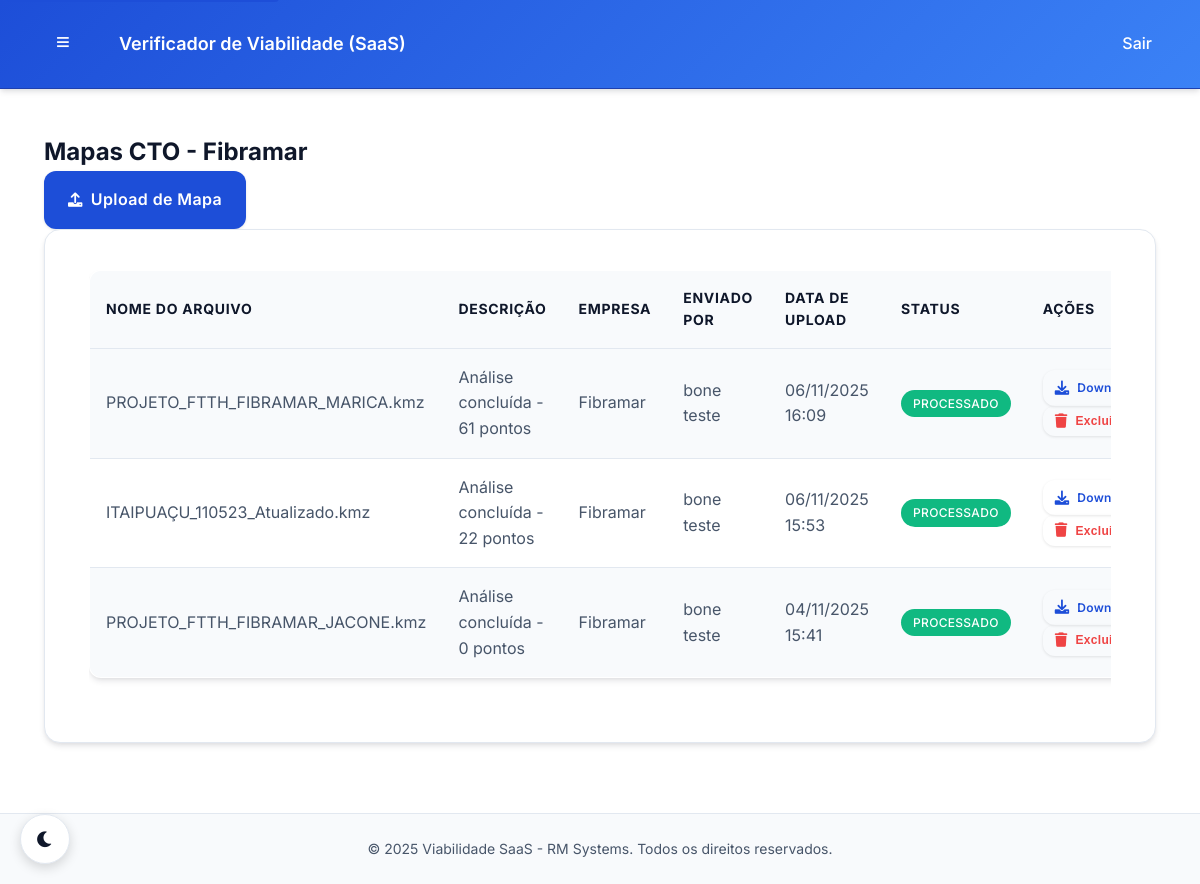
Page /fibramar/painel/mapas/ (signed in) on the earlier database version.
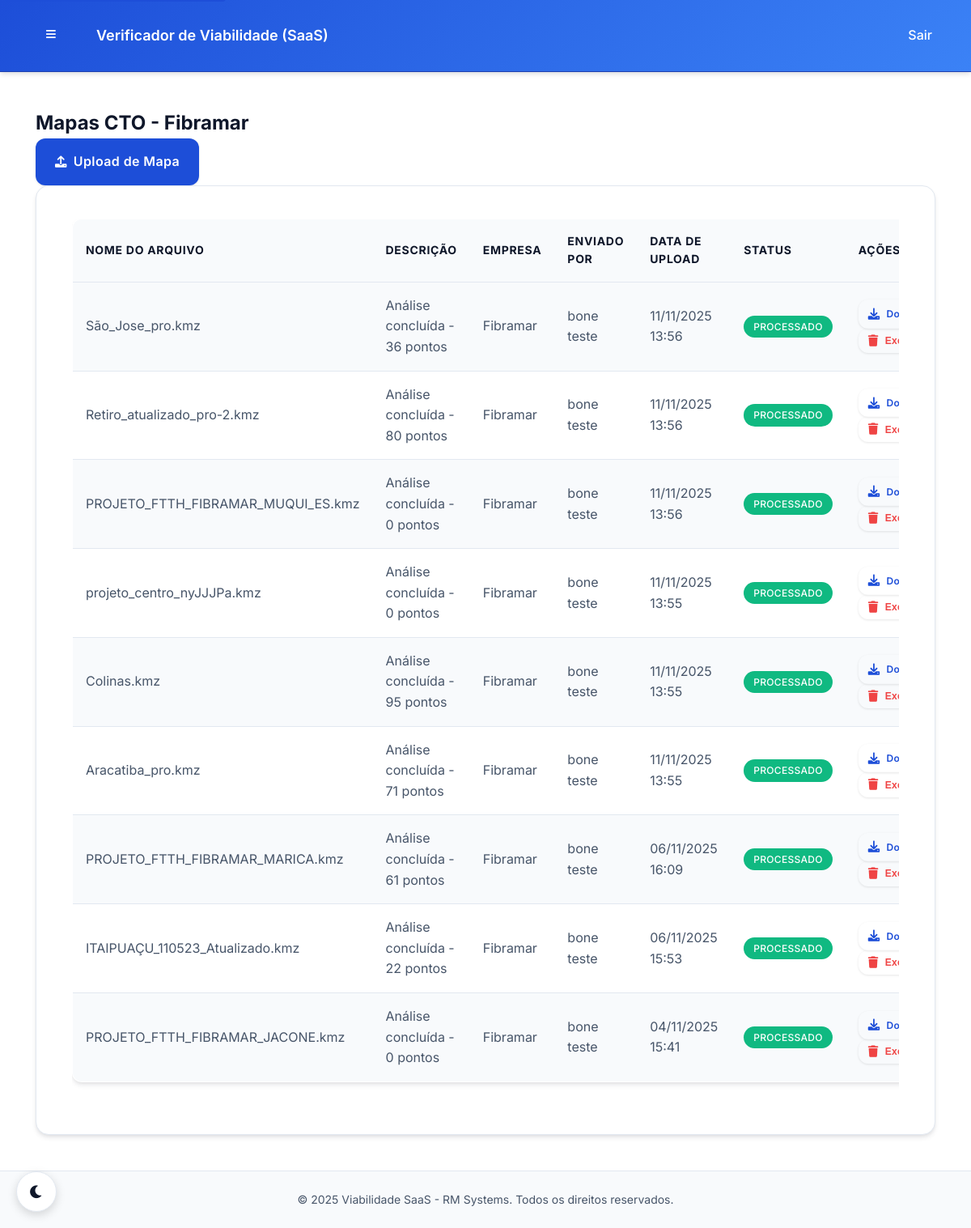
Same page on the later database version.
### core/models.py (models this page shows, shortened)
class CTOMapFile(models.Model):
    FILE_TYPES = [
        ('kml', 'KML'),
        ('kmz', 'KMZ'),
        ('csv', 'CSV'),
        ('xls', 'XLS'),
        ('xlsx', 'XLSX'),
    ]
    PROCESSING_STATUS = [
        ('pending', 'Pendente'),
        ('processing', 'Processando'),
        ('completed', 'Concluído'),
        ('failed', 'Falhou'),
    ]
    file = models.FileField(upload_to="cto_maps/", verbose_name="Arquivo")
    description = models.CharField(max_length=255, blank=True, verbose_name="Descrição")
    file_type = models.CharField(max_length=10, choices=FILE_TYPES, default='csv', verbose_name="Tipo de Arquivo")
    company = models.ForeignKey(
        Company,
        on_delete=models.CASCADE,
        related_name='cto_maps',
        verbose_name="Empresa"
    )
    uploaded_by = models.ForeignKey(
        CustomUser,
        on_delete=models.CASCADE,
        related_name='uploaded_maps',
        verbose_name="Enviado por"
    )
    uploaded_at = models.DateTimeField(auto_now_add=True, verbose_name="Enviado em")
    processing_status = models.CharField(
        max_length=20,
        choices=PROCESSING_STATUS,
        default='pending',
        verbose_name="Status de Processamento"
    )
    is_processed = models.BooleanField(default=False, verbose_name="Processado")
    processed_at = models.DateTimeField(null=True, blank=True, verbose_name="Processado em")
    analysis_id = models.CharField(max_length=100, blank=True, verbose_name="ID da Análise")
    viability_score = models.IntegerField(null=True, blank=True, verbose_name="Score de Viabilidade")
    processing_time = models.FloatField(null=True, blank=True, verbose_name="Tempo de Processamento (s)")
    analysis_results = models.JSONField(default=dict, blank=True, verbose_name="Resultados da Análise")
    issues_found = models.JSONField(default=list, blank=True, verbose_name="Problemas Encontrados")
    recommendations = models.JSONField(default=list, blank=True, verbose_name="Recomendações")
    file_size = models.BigIntegerField(null=True, blank=True, verbose_name="Tamanho do Arquivo (bytes)")
    coordinates_count = models.IntegerField(null=True, blank=True, verbose_name="Número de Coordenadas")
    updated_at = models.DateTimeField(auto_now=True, verbose_name="Atualizado em")
    class Meta:
        verbose_name = "Mapa CTO"
        verbose_name_plural = "Mapas CTO"
        ordering = ['-uploaded_at']
        indexes = [
            models.Index(fields=['company', 'processing_status']),
            models.Index(fields=['uploaded_by', 'uploaded_at']),
            models.Index(fields=['file_type', 'is_processed']),
        ]
    @property
    def file_name(self):
        return os.path.basename(self.file.name) if self.file else ""

class Company(models.Model):
    name = models.CharField(max_length=200, verbose_name="Nome da Empresa")
    slug = models.SlugField(max_length=200, unique=True, verbose_name="Slug", help_text="URL amigável para a empresa")
    cnpj = models.CharField(max_length=18, unique=True, verbose_name="CNPJ")
    email = models.EmailField(verbose_name="E-mail da Empresa")
    phone = models.CharField(max_length=20, blank=True, verbose_name="Telefone")
    address = models.TextField(blank=True, verbose_name="Endereço")
    is_active = models.BooleanField(default=True, verbose_name="Ativa")
    created_at = models.DateTimeField(auto_now_add=True, verbose_name="Criada em")
    updated_at = models.DateTimeField(auto_now=True, verbose_name="Atualizada em")
    class Meta:
        verbose_name = "Empresa"
        verbose_name_plural = "Empresas"
        ordering = ['name']

class CustomUser(AbstractUser):
    USER_ROLES = [
        ('RM', 'Administrador RM'),  # Você e o Bone
        ('COMPANY_ADMIN', 'Administrador da Empresa'),  # Admin da empresa cliente
        ('COMPANY_USER', 'Usuário da Empresa'),  # Usuário comum da empresa
    ]
    role = models.CharField(
        max_length=20,
        choices=USER_ROLES,
        default='COMPANY_USER',
        verbose_name="Função"
    )
    company = models.ForeignKey(
        Company,
        on_delete=models.CASCADE,
        null=True,
        blank=True,
        related_name='users',
        verbose_name="Empresa"
    )
    phone = models.CharField(max_length=20, blank=True, verbose_name="Telefone")
    created_at = models.DateTimeField(auto_now_add=True, verbose_name="Criado em")
    updated_at = models.DateTimeField(auto_now=True, verbose_name="Atualizado em")
    class Meta:
        verbose_name = "Usuário"
        verbose_name_plural = "Usuários"
    @property
    def is_rm_admin(self):
        return self.role == 'RM' or self.is_superuser
    @property
    def is_company_admin(self):
        return self.role == 'COMPANY_ADMIN'
    def get_full_name(self):
        if self.first_name and self.last_name:
            return f"{self.first_name} {self.last_name}"
        return self.username

### core/views.py (the view)
@login_required
@company_access_required(require_admin=True)
def company_map_list(request, company_slug):
    if not (request.user.is_company_admin or request.user.is_rm_admin or request.user.is_superuser):
        return HttpResponseForbidden()
    company = get_object_or_404(Company, slug=company_slug)
    if not (request.user.is_rm_admin or request.user.is_superuser) and request.user.company != company:
        return HttpResponseForbidden()
    maps = CTOMapFile.objects.filter(company=company)
    return render(request, 'company/maps/list.html', {'maps': maps, 'company': company})

### templates/company/maps/list.html (shortened to what this page needs)
{% extends 'base.html' %}
{% block content %}
<div class="container-fluid">
    <div class="row">
        <div class="col-12">
            <div class="d-flex justify-content-between align-items-center mb-4">
                <h2>Mapas CTO - {{ company.name }}</h2>
                <a href="{% url 'company:ftth_viewer:index' company_slug=company.slug %}" class="btn btn-primary">
                    <i class="fas fa-upload"></i> Upload de Mapa
                </a>
            </div>
            {% if maps %}
            <div class="card">
                <div class="card-body">
                    <div class="table-responsive">
                        <table class="table table-striped">
                            <thead>
                                <tr>
                                    <th>Nome do Arquivo</th>
                                    <th>Descrição</th>
                                    <th>Empresa</th>
                                    <th>Enviado por</th>
                                    <th>Data de Upload</th>
                                    <th>Status</th>
                                    <th>Ações</th>
                                </tr>
                            </thead>
                            <tbody>
                                {% for map in maps %}
                                <tr>
                                    <td>{{ map.file_name }}</td>
                                    <td>{{ map.description|default:"-" }}</td>
                                    <td>{{ map.company.name|default:"-" }}</td>
                                    <td>{{ map.uploaded_by.get_full_name|default:map.uploaded_by.username }}</td>
                                    <td>{{ map.uploaded_at|date:"d/m/Y H:i" }}</td>
                                    <td>
                                        <span class="badge {% if map.is_processed %}badge-success{% else %}badge-secondary{% endif %}">
                                            {% if map.is_processed %}Processado{% else %}Pendente{% endif %}
                                        </span>
                                    </td>
                                    <td>
                                        <a href="{% url 'company:map_download' company.slug map.id %}" class="btn btn-sm btn-outline-primary">
                                            <i class="fas fa-download"></i> Download
                                        </a>
                                        {% if user.is_company_admin %}
                                        <button type="button"
                                                class="btn btn-sm btn-outline-danger js-delete-map"
                                                data-map-id="{{ map.id }}">
                                            <i class="fas fa-trash"></i> Excluir
                                        </button>
                                        {% endif %}
                                    </td>
                                </tr>
                                {% endfor %}
                            </tbody>
                        </table>
                    </div>
                </div>
            </div>
            {% else %}
            <div class="alert alert-info">
                <i class="fas fa-info-circle"></i> Nenhum mapa CTO encontrado.
            </div>
            {% endif %}
        </div>
    </div>
</div>
{% endblock %}

Differences in the rows shown:
added CTOMapFile: file_name "São_Jose_pro.kmz", description "Análise concluída - 36 pontos", company.name "Fibramar", uploaded_by.get_full_name "bone teste", uploaded_at "11/11/2025 13:56", is_processed "PROCESSADO"
added CTOMapFile: file_name "Retiro_atualizado_pro-2.kmz", description "Análise concluída - 80 pontos", company.name "Fibramar", uploaded_by.get_full_name "bone teste", uploaded_at "11/11/2025 13:56", is_processed "PROCESSADO"
added CTOMapFile: file_name "PROJETO_FTTH_FIBRAMAR_MUQUI_ES.kmz", description "Análise concluída - 0 pontos", company.name "Fibramar", uploaded_by.get_full_name "bone teste", uploaded_at "11/11/2025 13:56", is_processed "PROCESSADO"
added CTOMapFile: file_name "projeto_centro_nyJJJPa.kmz", description "Análise concluída - 0 pontos", company.name "Fibramar", uploaded_by.get_full_name "bone teste", uploaded_at "11/11/2025 13:55", is_processed "PROCESSADO"
added CTOMapFile: file_name "Colinas.kmz", description "Análise concluída - 95 pontos", company.name "Fibramar", uploaded_by.get_full_name "bone teste", uploaded_at "11/11/2025 13:55", is_processed "PROCESSADO"
added CTOMapFile: file_name "Aracatiba_pro.kmz", description "Análise concluída - 71 pontos", company.name "Fibramar", uploaded_by.get_full_name "bone teste", uploaded_at "11/11/2025 13:55", is_processed "PROCESSADO"
